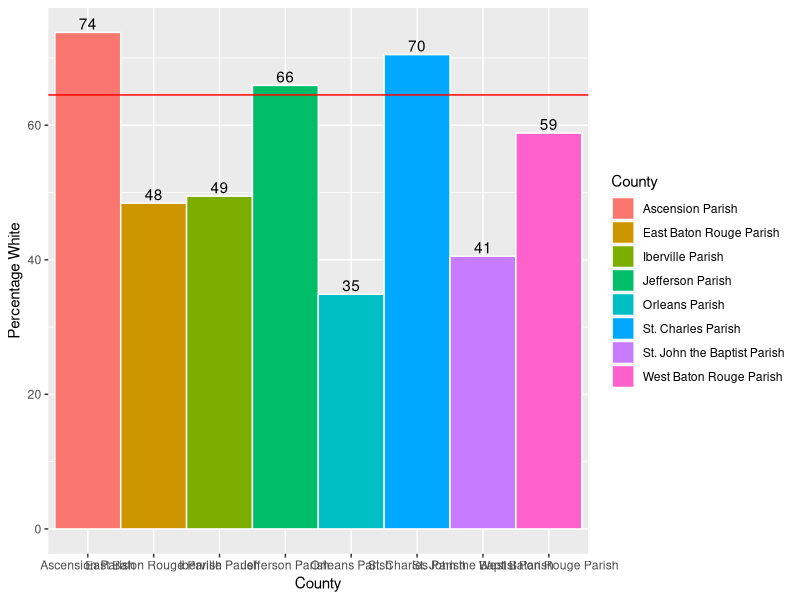
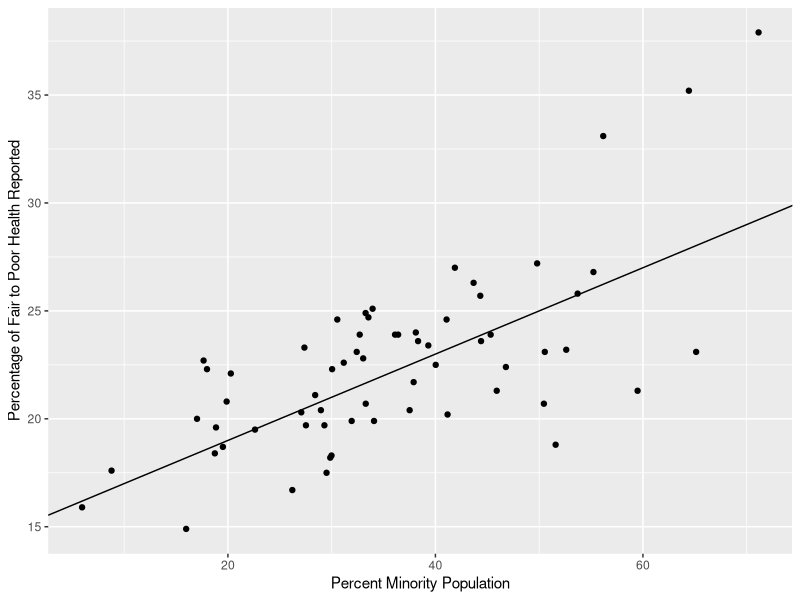
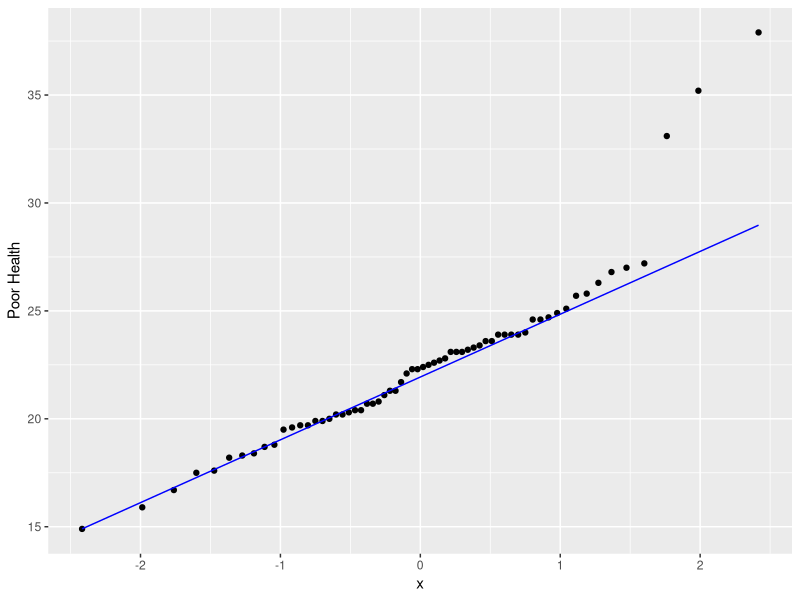
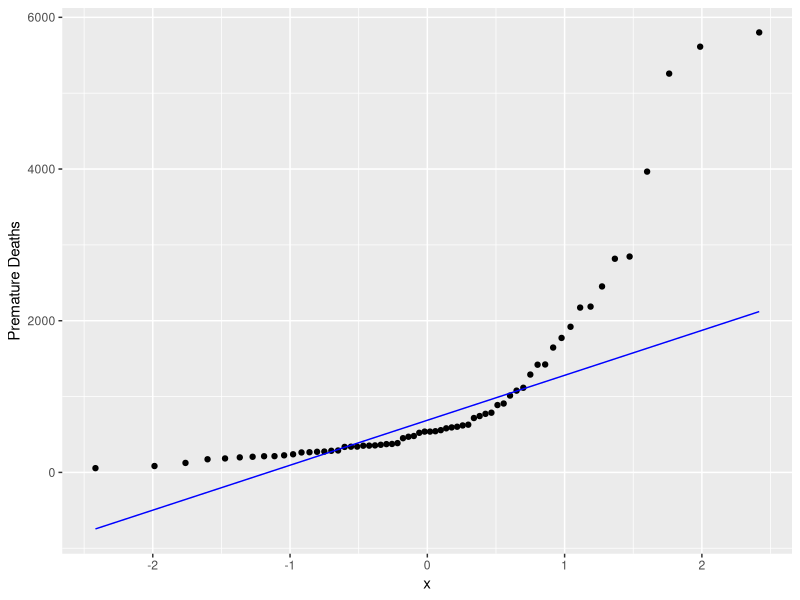
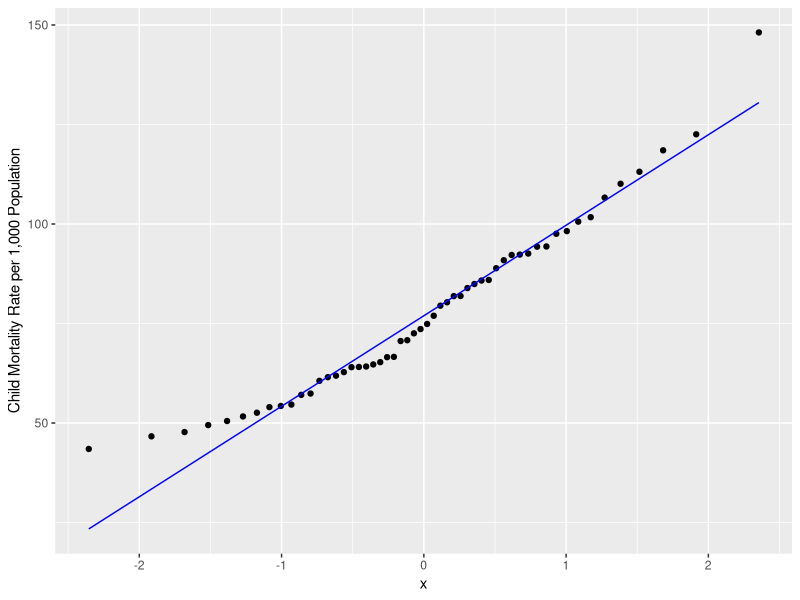

Write R code to recreate these figures, in order.
## ---- chunk 1
knitr::opts_chunk$set(echo = FALSE, message = FALSE, warning = FALSE)
## ---- chunk 2

library(dplyr)
library(ggplot2)
library(tidyr)
library(lattice)

racedat <- read.csv("../Data/cc-est2018-alldata-22.csv")

racedat1 <- racedat %>% 
  filter(YEAR == 9,
         AGEGRP == 0) %>% 
  group_by(COUNTY) %>% 
  mutate(White = sum(WA_MALE, WA_FEMALE),
         Minority = TOT_POP - White,
         Perc_White = (White / TOT_POP) * 100,
         Perc_Minority = (Minority / TOT_POP) * 100) %>% 
  ungroup() %>% 
  select(STNAME, CTYNAME, TOT_POP, White, 
         Minority, Perc_White, Perc_Minority) %>% 
  mutate(LA_POP = sum(TOT_POP),
         LA_White_Perc = mean(Perc_White))

CAracedat1 <- racedat1  %>% 
           filter(CTYNAME %in% c("East Baton Rouge Parish", 
                                "West Baton Rouge Parish",
                                "Ascension Parish",
                                "St. John the Baptist Parish",
                                "Iberville Parish",
                                "St. Charles Parish",
                                "Jefferson Parish",
                                "Orleans Parish"))
## ---- chunk 3

ggplot(CAracedat1, aes(x = CTYNAME, y = Perc_White, fill = CTYNAME)) +
   geom_bar(stat="identity", width=1, color="white")  +
   labs(x = "County", y = "Percentage White", fill = "County") +
   geom_abline(slope = 0, intercept = 64.5, col = "red") +
   geom_text(aes(label= round(Perc_White)), 
             position=position_dodge(width=0.9), vjust=-0.25)


## ---- chunk 4

hdat <- read.csv("../Data/R11371317_SL050.csv")

hdat4 <- hdat %>% 
  filter(Geo_STATE == 22) %>% 
  select(PoorHealth = "SE_T002_001", CTYNAME = "Geo_NAME")

racedat4 <- racedat1 %>% 
  select(CTYNAME, Perc_Minority)

rhcombined <- left_join(hdat4, racedat4, by = "CTYNAME")

## ---- chunk 5

ggplot(rhcombined, aes(x= `Perc_Minority`, y = `PoorHealth`)) + 
             geom_point() + 
             geom_abline( intercept=15, slope=0.20) + 
             labs(x = "Percent Minority Population", 
                  y = "Percentage of Fair to Poor Health Reported")

## ---- chunk 6

ggplot(rhcombined) + aes(sample = PoorHealth) + geom_qq(distribution = qnorm) +
  geom_qq_line(line.p = c(0.25, 0.75), col = "blue") + ylab("Poor Health")


## ---- chunk 7

hdatdeath <- hdat %>% 
  filter(Geo_STATE == 22) %>% 
  select(PrematureDeath = "SE_T007_001", CTYNAME = "Geo_NAME") %>% 
  arrange(PrematureDeath)
  
ggplot(hdatdeath) + aes(sample = PrematureDeath) + 
  geom_qq(distribution = qnorm) +
  geom_qq_line(line.p = c(0.25, 0.75), col = "blue") + ylab("Premature Deaths")

hdatchild <- hdat %>% 
  filter(Geo_STATE == 22) %>% 
  select(ChildMortality = "SE_NV006_002", CTYNAME = "Geo_NAME") %>% 
  arrange(ChildMortality)

ggplot(hdatchild) + aes(sample = ChildMortality) + 
  geom_qq(distribution = qnorm) +
  geom_qq_line(line.p = c(0.25, 0.75), col = "blue") + 
  ylab("Child Mortality Rate per 1,000 Population")

hdatobese <- hdat %>% 
  filter(Geo_STATE == 22) %>% 
  select(Perc_Obese = "SE_T012_003", CTYNAME = "Geo_NAME") %>% 
  arrange(Perc_Obese)

USmeanObesity <- mean(hdat$SE_T012_003)
USmeanChildMortality <- mean(hdat$SE_NV006_002, na.rm = TRUE)

